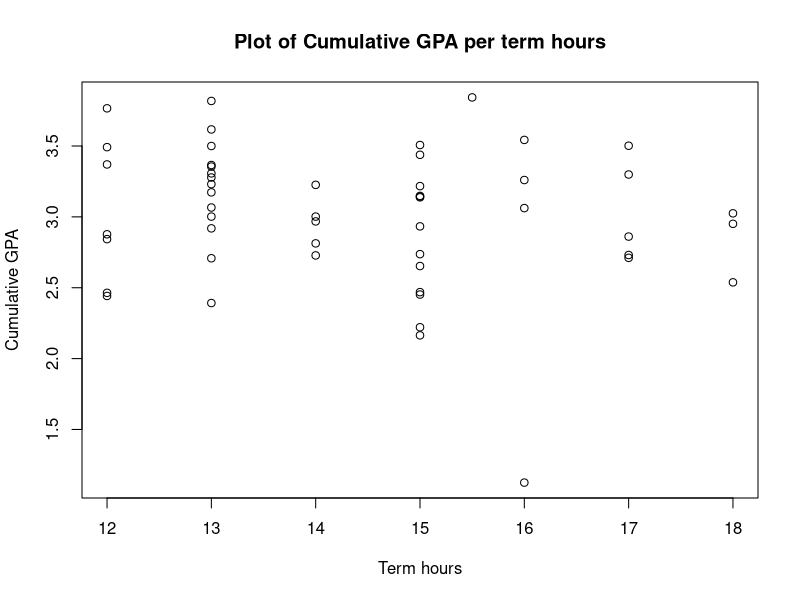
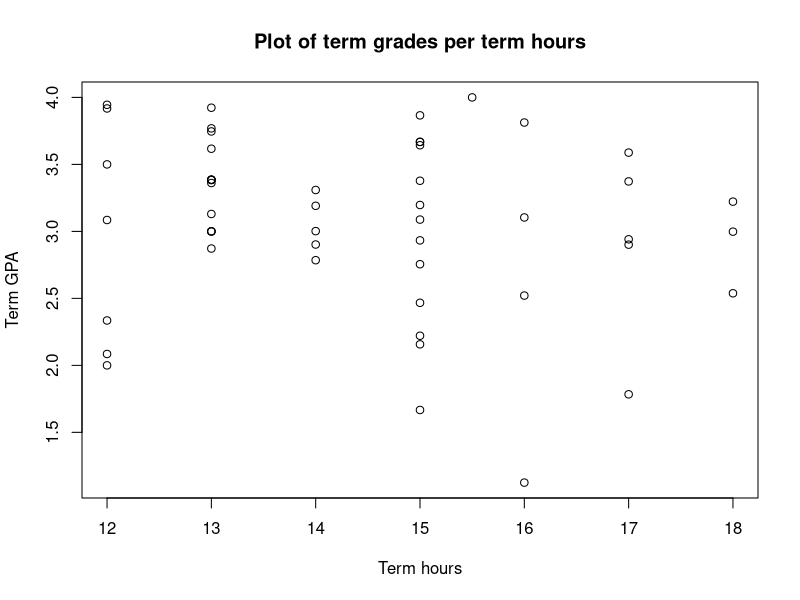
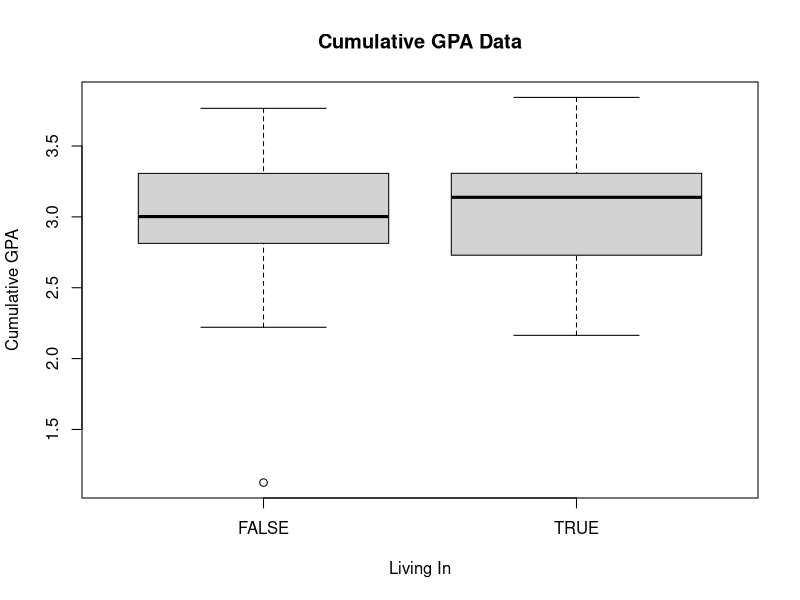
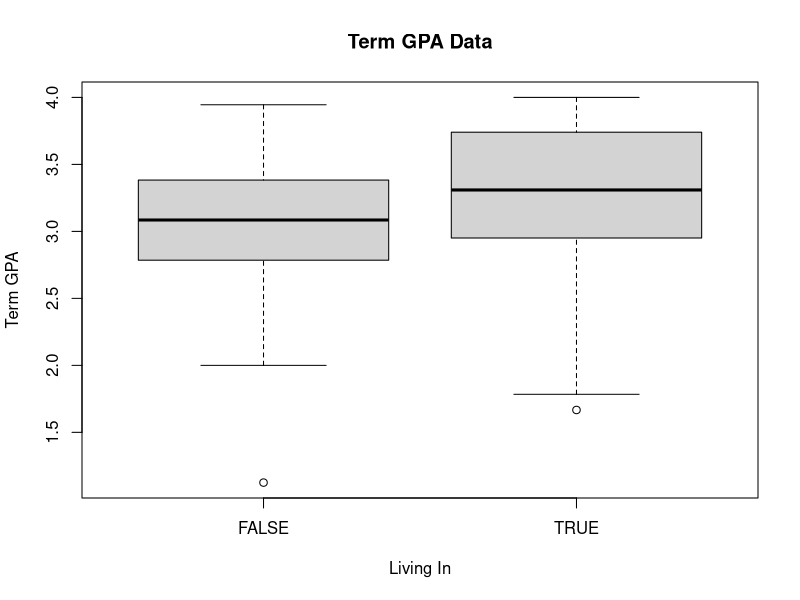

Here is the R script that generated these plots, in order:
library(ggplot2)

data <- read.csv("dspgrades.csv", header=T, sep=",")
df <- data.frame(data)
cum_gpa <- df$Cumulative.GPA
term_gpa <- df$Term.GPA
names <- df$Name
term_hrs <- df$Term.hours
living_in <- df$Living.in

norm_cum <- (cum_gpa - mean(cum_gpa)) / sd(cum_gpa)
norm_term <- (term_gpa - mean(term_gpa)) / sd(term_gpa)
norm_hrs <- (term_hrs - mean(term_hrs)) / sd(term_hrs)

plot(term_hrs, cum_gpa, main="Plot of Cumulative GPA per term hours", ylab="Cumulative GPA", xlab="Term hours")
plot(term_hrs, term_gpa, main="Plot of term grades per term hours", ylab="Term GPA", xlab="Term hours")

boxplot(cum_gpa~living_in, data=df, main="Cumulative GPA Data", xlab="Living In", ylab="Cumulative GPA")
boxplot(term_gpa~living_in, data=df, main="Term GPA Data", xlab="Living In", ylab="Term GPA")

mean_cum <- mean(cum_gpa)
mean_term <- mean(term_gpa)
attach(data)
sorteddata <- data[order(cum_gpa), ]
detach(data)

print(sorteddata)
paste("Mean cumulative GPA: ", mean_cum)
paste("Mean term GPA: ", mean_term)
paste("Std Dev cum GPA: ", sd(cum_gpa))
paste("Std Dev term GPA: ", sd(term_gpa))

